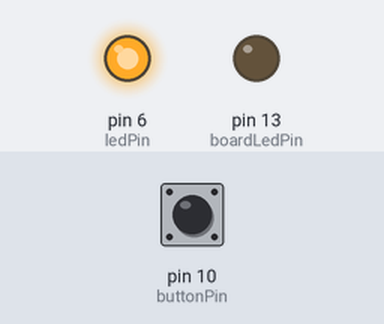
Recording of a sketch running on a simulated Arduino Uno, built with avr-gcc and run on an emulated ATmega328P. On the bench: output pins drawn as LEDs (lit = HIGH). The test bench sets the inputs (shaded band); at power-on: pin 10 (buttonPin) LOW.

Above: at 1.2 s.
1.3 s: pin 10 (buttonPin) pulled HIGH for 0.15 s
At 2.5 s:
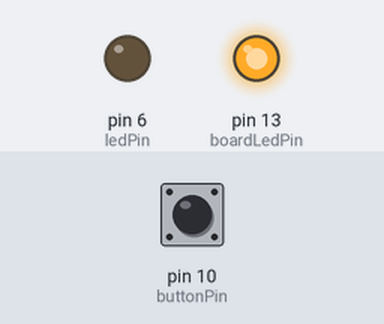
Timing chart, 0 to 32.8 s (numbered marks = the images above; inputs shaded):
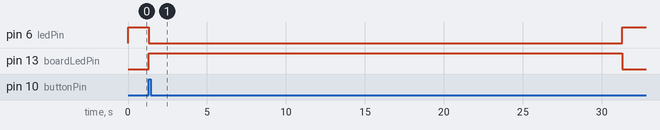

The sketch:

led_arduino.ino
```cpp
/***************************************
This code is meant for an Arduino Uno
(or equivalent). It is set up to work
with the LED driver board created by
Dr. Cooper's lab at Univ. of KY.
The latest version of this code
can be found at:
https://github.com/UK-CooperLab
**************************************/


//Input/Output pin declarations
int buttonPin = 10;
int ledPin = 6;
int boardLedPin =13;

// - Variables for Button Debounce -
int buttonState = 0;
int lastButtonState = LOW;
long lastDebounceTime = 0;
long debounceDelay = 50;

// - Variables for on/off toggling
int ledState = HIGH;

// - Function Prototypes -
void delayMinutes(int num_minutes);
void delaySeconds(int num_seconds);
void ledOn();
void ledOff();
void ledUpdate();

//Module 3 Variables
boolean mod3_shouldRun = false;
long 	mod3_start = 0;
//Don't edit code above this line
//******************************


void setup() {

	//Declare pin modes
	pinMode(buttonPin, INPUT);
	pinMode(ledPin, OUTPUT);
	pinMode(boardLedPin, OUTPUT);
	digitalWrite(ledPin, ledState);

	Serial.begin(115200);
}


void loop()
{
//******* HOW TO USE THIS CODE ********
/* Below you will find several 'modules'.
These modules may be updated or added to.
Check the github link (above) for the
latest version of code. Each module
gives a brief description of its
operation. After the description you
will see the following:

//BEGIN MODULE x
/*
<code>
*/
//END MODULE x

/*To 'enable' this module, remove the
following symbols before and after <code>:
/*
*/

/* This will enable the module. To disable
a module, replace those symbols. More than
one module may NOT be enabled at the same
time. Always disable the current module
before enabling another one.


//*****MODULE 1 (Button on/off) *****

/* This module toggles the lED on and off.
Pressing the button will turn the LED on.
Pressing the button a second time will
turn the LED off. Pressing the button a
third time will turn it on again...
*/

//BEGIN Module 1
/*
	int reading = digitalRead(buttonPin);
	if (reading != lastButtonState)
		lastDebounceTime = millis();


	if ((millis() - lastDebounceTime) > debounceDelay)
	{
		if (reading != buttonState)
		{	buttonState = reading;

			if (buttonState == HIGH)
			{
				//Serial.println("hello");
				ledState = !ledState;
				ledUpdate();
			}
		}
    }
	lastButtonState = reading;
	//Serial.println(lastDebounceTime);
*/
//END Module 1


//*****MODULE 2 (timer on/off) *****

/* This module automatically turns the
LED on and off. The line ledOn(); will
turn the LED on. The line ledOff(); will
turn the lED off. Use the
delayMinutes(x); and delaySeconds(y);
functions to add a pause before the next line.
For example, delayMinutes(3); will wait
3 minutes before the next line.
Likewise, delaySeconds(14); will wait
14 seconds before the next line.

The following example will turn on for
2 minutes and then be off for 3 minutes
and 15 seconds. This (on, off) will repeat
forever.

ledOn();
delayMinutes(2);
ledOff();
delayMinutes(3);
delaySeconds(15);
*/

//BEGIN MODULE 2
/*
ledOn();
delayMinutes(5);
ledOff();
delayMinutes(5);
*/
//END MODULE 2


//*****MODULE 3 (timer on/off) *****
/* This module will repeat the steps below
and stop once it reaches a certain number of
hours. For example, it is currently set to:

30 seconds on
5 minutes off
(repeat this for 24 hours, then stop)

Once the time limit has expired, and the
flashing has stopped, pressing the button
will start it again. Pressing the button
while the flashing is running will
reset the timer.
*/


//BEGIN MODULE 3

//Change the following line to reflect
//many hours should run for. Make sure
//to put a capital L after the number.
long	mod3_numHours = 24L;
if(digitalRead(buttonPin))
{
		//don't edit this code
		mod3_shouldRun = true;
		mod3_start = millis();

}
while(mod3_shouldRun)
{
		//Edit this code to be the flashing
		//pattern that is desired.
		ledOn();
		delaySeconds(30);
		ledOff();
		delayMinutes(5);

		//don't edit this code
		if((millis() - mod3_start) > mod3_numHours * 3600 * 1000)
			mod3_shouldRun = false;
}

//END MODULE 3

}


//******************************
//Don't edit code below this line
void ledUpdate()
{
	if(ledState)
		ledOff();
	else
		ledOn();
}

void ledOn()
{
	ledState = 0;
	digitalWrite(ledPin, ledState);
	digitalWrite(boardLedPin, HIGH);
}

void ledOff()
{
	ledState = 1;
	digitalWrite(ledPin, ledState);
	digitalWrite(boardLedPin, LOW);
}

void delayMinutes(int num_minutes)
{
  for(int i = 0; i < num_minutes; i++)
      delaySeconds(60);
}

void delaySeconds(int num_seconds)
{
  for(int i = 0; i < num_seconds; i++)
    delay(1000);
}
```

Measured:
- after the input at 1.3 s, pin 6 (ledPin): HIGH → LOW at once, → HIGH 30.0 s later; pin 13 (boardLedPin): LOW → HIGH at once, → LOW 30.0 s later
